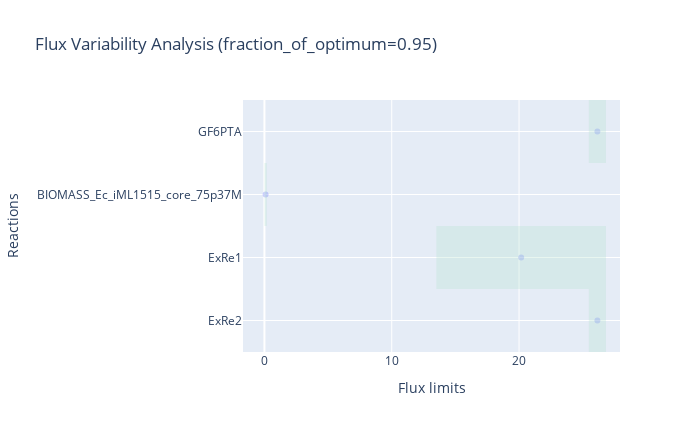

The cell this chart's notebook holds for it:
### Code cell
fva_result2.plot(plotter,
                index=["ExRe2", "ExRe1", "BIOMASS_Ec_iML1515_core_75p37M", "GF6PTA"],
                 title="Flux Variability Analysis (fraction_of_optimum=0.95)",
               )

### Figure 1 — Plotly figure (JSON) as saved in the notebook; plotly's stock layout.template omitted (floating-point values rounded to 4 significant figures)
{"data": [{"fillcolor": "#B3E2CD", "hoverinfo": "none", "mode": "markers", "name": "WT", "opacity": 0.3, "type": "scatter", "x": [26.15, 20.17, 0.09236, 26.15], "y": [1, 2, 3, 4]}], "layout": {"height": 432, "shapes": [{"fillcolor": "#B3E2CD", "line": {"color": "#B3E2CD", "width": 0}, "opacity": 0.3, "type": "rect", "x0": 26.82, "x1": 25.48, "y0": 0.5, "y1": 1.5}, {"fillcolor": "#B3E2CD", "line": {"color": "#B3E2CD", "width": 0}, "opacity": 0.3, "type": "rect", "x0": 26.82, "x1": 13.51, "y0": 1.5, "y1": 2.5}, {"fillcolor": "#B3E2CD", "line": {"color": "#B3E2CD", "width": 0}, "opacity": 0.3, "type": "rect", "x0": 0.1847, "x1": 0, "y0": 2.5, "y1": 3.5}, {"fillcolor": "#B3E2CD", "line": {"color": "#B3E2CD", "width": 0}, "opacity": 0.3, "type": "rect", "x0": 26.82, "x1": 25.48, "y0": 3.5, "y1": 4.5}], "title": {"text": "Flux Variability Analysis (fraction_of_optimum=0.95)"}, "width": 700, "xaxis": {"title": {"text": "Flux limits"}}, "yaxis": {"ticktext": ["", "ExRe2", "ExRe1", "BIOMASS_Ec_iML1515_core_75p37M", "GF6PTA"], "tickvals": [0, 1, 2, 3, 4], "title": {"text": "Reactions"}}}}
